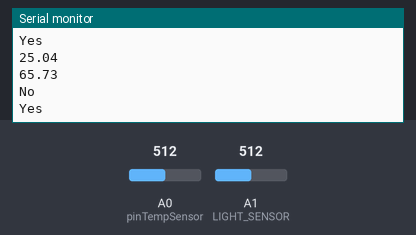
This sketch was run on a simulated Arduino Uno, built with avr-gcc and run on an emulated ATmega328P. Shown: the last lines printed to the serial monitor. The inputs (shaded band) are chosen by the test bench; at power-on: A0 (pinTempSensor) = 512, A1 (LIGHT_SENSOR) = 512. Random numbers use the default seed unless the sketch sets one.

Above: at 1.8 s.
1.9 s: A0 (pinTempSensor) set to 716
At 2.9 s:
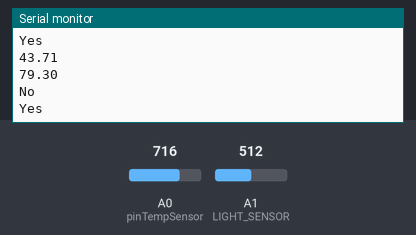
3.4 s: A0 (pinTempSensor) set to 900
At 4.9 s:
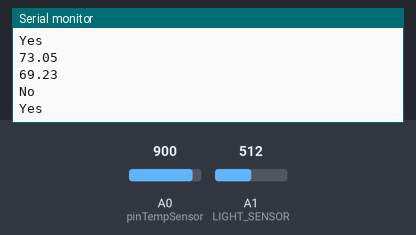
Timing chart, 0 to 6.4 s (numbered marks = the images above; inputs shaded):
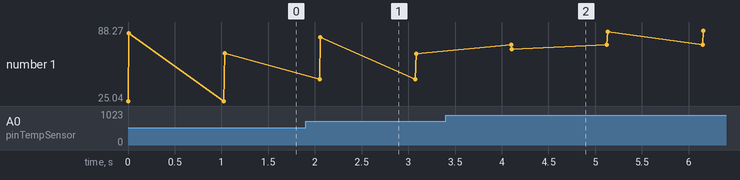

Measured:
- after the input at 1.9 s, the serial monitor: prints a new line after 0.15 s (image 1)
- after the input at 3.4 s, the serial monitor: prints a new line after 0.70 s (image 2)

The sketch:

CombinedSource.ino
```cpp
// Demo code for Grove - Temperature Sensor V1.1/1.2
// Loovee @ 2015-8-26

#include <math.h>

const int B=4275;                 // B value of the thermistor
const int R0 = 100000;            // R0 = 100k
const int pinTempSensor = A0;     // Grove - Temperature Sensor connect to A0

#define LIGHT_SENSOR A1//Grove - Light Sensor is connected to A0 of Arduino
const int thresholdvalue=10;         //The treshold for which the LED should turn on. Setting it lower will make it go on at more light, higher for more darkness
float Rsensor; //Resistance of sensor in K

#include <Wire.h>
#include <Adafruit_MPL3115A2.h>

Adafruit_MPL3115A2 baro = Adafruit_MPL3115A2();

void setup()
{
    Serial.begin(9600);
}

void loop()
{
    int a = analogRead(pinTempSensor );

    float R = 1023.0/((float)a)-1.0;
    R = 100000.0*R;

    float temperature=1.0/(log(R/100000.0)/B+1/298.15)-273.15;    //convert to temperature via datasheet ;

    float pressureVariable = (float)random(6500, 9000) / 100;

    int sensorValue = analogRead(LIGHT_SENSOR);
    Rsensor = (float)(1023-sensorValue)*10/sensorValue;

//    float pascals = baro.getPressure();
    float pascals = (float)random(10, 50);


    Serial.println(temperature);

    Serial.println(pressureVariable, 2);

//    Serial.println(sensorValue);    //show the ligth intensity on the serial monitor;
    if(sensorValue<100)
        Serial.println("Yes");
    else
        Serial.println("No");

    if(pascals*0.10197162129779/25.13<0.5)
        Serial.println("Yes");
    else
        Serial.println("No");


    Serial.flush();


    delay(1000);
}
```
